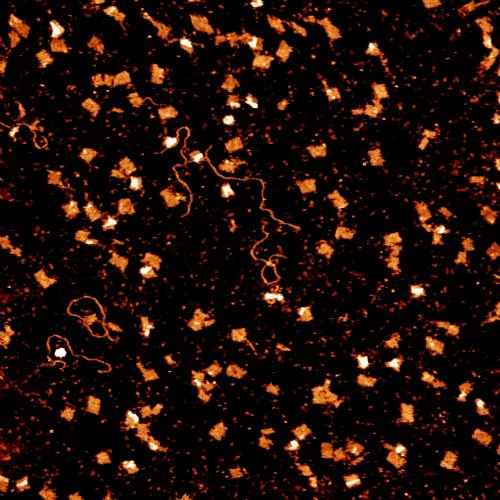
#> input picture DNA_obj_detction/images/proteins.jpg, 1000 x 1000 px, found by its file name (shown at 1/2 size); its folder holds 3 pictures in this run
$ python -i cv05.py   (imports and definitions only)
#> lines starting #> are read from the running program, lines starting #| are printed output that depends on the picture; after the words box and inside, x2 and y2 are one past the last pixel; in counts of white or black regions, pixels touching at a corner belong together
# -*- coding: utf-8 -*-
'''
    There are three phases:
            image block targeting
            create image isolation functions: pin_img() ...
            exectution of the isolation
'''

# --- libraries
import cv2
import numpy as np
import matplotlib.pyplot as plt

M, N = 1000, 1000

def operating(image_path = None, image_name = None, _M = None, _N = None):
    global M, N
    if _M:
        M = _M

    if _N:
        N = _N


    # --- load an image
    if image_path == None:
        image_path = 'images/'
    if image_name == None:
        image_name = 'proteins.jpg'

    img = cv2.imread(image_path + image_name, cv2.IMREAD_GRAYSCALE)
#> img: shape (1000, 1000); min 0, max 250, mean 17.8
    img_c = cv2.imread(image_path + image_name, cv2.IMREAD_COLOR)
#> img_c is the input picture: shape (1000, 1000, 3); mean B, G, R 5.4, 13.4, 32.8
    # Find object blocks in the original image
    # --- step 1. apply thresholds
    ret,img_thd1 = cv2.threshold(img,68,255,cv2.THRESH_BINARY)
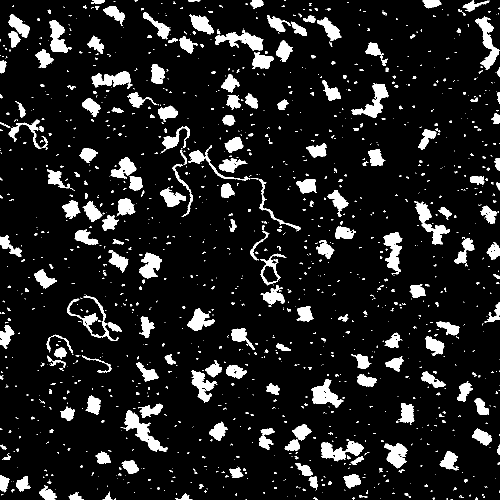
#> img_thd1: shape (1000, 1000) (shown at 1/2 size); 10.8% white; 1349 white regions (1032 under 20 px), largest, box (x1, y1, x2, y2) and area: (247, 821, 336, 904) 2113, (950, 33, 999, 140) 1829, (430, 59, 527, 102) 1775

    # --- step 2. resize an image
    # resize the image to (1/2, 1/2)
    h,w = img_thd1.shape
#> h = 1000; w = 1000
    img_half = cv2.resize(img_thd1, ((int) (h/2), (int) (w/2)) )
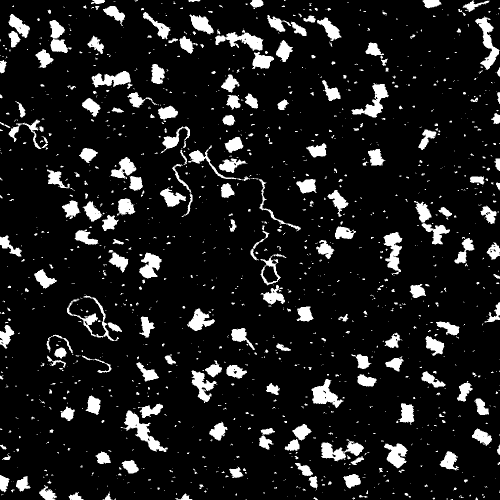
#> img_half: shape (500, 500); min 0, max 255, mean 27.5

    # --- step 3. filter
    # apply : remove outliers method
    img_rm_ol = rm_outliers(img_half);  # takes a time
#> after the loop in rm_outliers, `for ih in range(2, h-2):`:
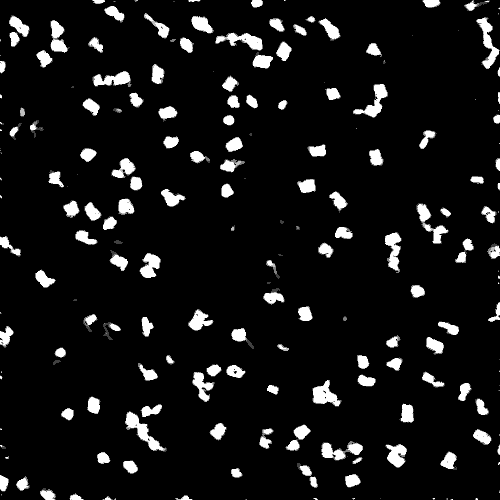
#> img: shape (500, 500); min 0, max 255, mean 20.4
#> after the loop in rm_outliers, `for ih in range(2, h-2):`: mask = [[0, 0, 0, 0, 0], [0, 0, 0, 0, 0], [0, 0, 0, 0, 0], [0, 0, 0, 0, 0], [255, 0, 0, 0, 255]]

    # --- step 4. resize back
    # rezise (*2, *2)
    img_rs_back = cv2.resize(img_rm_ol, (h, w))

    # --- step 5(last). threshold
    # threshold [152 ~ 255]
    ret, img_flt = cv2.threshold(img_rs_back,152,255,cv2.THRESH_BINARY)
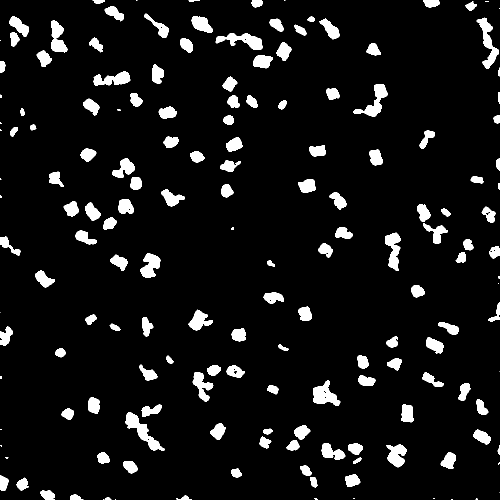
#> img_flt: shape (1000, 1000) (shown at 1/2 size); 7.5% white; 167 white regions (24 under 20 px), largest, box (x1, y1, x2, y2) and area: (251, 824, 330, 902) 1807, (953, 35, 998, 137) 1613, (707, 168, 775, 234) 1524


    '''
        Execution
    '''

    ##
    # --- prepare the filter and filter images with a threshold
    f = np.uint8(img_flt > 127);        #convert the data type
    th = np.uint8(img_thd1 > 127);

    isolated_imgs, orientation_pt_list = isolating_imgs(f, th);
#> isolated_imgs = 153 items; orientation_pt_list = 153 pairs, first value 2 to 996, second value 2 to 997

    '''
    for i in range(10, 20):
        show_imglist(isolated_imgs, i);
    '''
    '''
    ##  save the isolated images into a folder
    iso_img_ori_gray = []
    for i in range(len(isolated_imgs)):       #len(isolated_imgs)
        iso_img_ori_gray.append(ori_img_masked(img, isolated_imgs[i], orientation_pt_list[i][0], orientation_pt_list[i][1]));
        cv2.imwrite("images/isolated_images/" + str(i) +  ".jpg", iso_img_ori_gray[i]);
    '''

    ##
    iso_img_ori = []
    for i in range(len(isolated_imgs)):  # len(isolated_imgs)
        iso_img_ori.append(
            ori_img_masked(img_c, isolated_imgs[i], orientation_pt_list[i][0], orientation_pt_list[i][1]));
        cv2.imwrite(image_path + "isolated_images/" + str(i) + ".jpg", iso_img_ori[i]);
#> this loop made 153 passes
#> (x1 in ori_img_masked, y1 in ori_img_masked, y2 in ori_img_masked, lx in ori_img_masked) on passes 1 to 3: (98, 0, 300, 202), (98, 0, 300, 202), (98, 0, 300, 202)
#> pass 1, in ori_img_masked, `t_img = img[abs_st_x:abs_end_x, abs_st_y:abs_end_y];`:
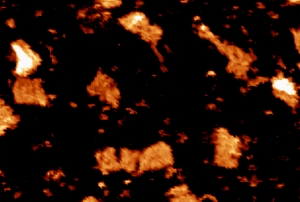
#> t_img: shape (202, 300, 3); mean B, G, R 6.9, 17.1, 38.7
#> pass 1, in ori_img_masked, `img_mask = img_mask[x1: x2, y1: y2];`:
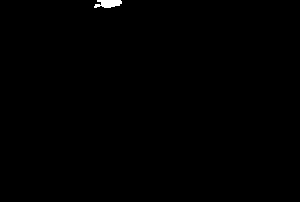
#> img_mask: shape (202, 300) float64; values 0 (black) and 1 (white), 0.28% white; 1 white region, box (x1, y1, x2, y2) and area: (94, 0, 122, 8) 169
#> pass 1, in ori_img_masked, `t_img = cv2.copyMakeBorder(t_img, top, bottom, left, right, cv2.BORDER..`:
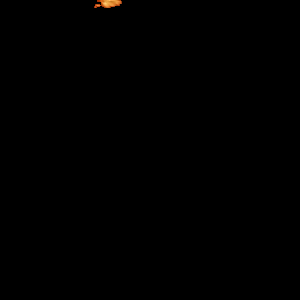
#> t_img: shape (300, 300, 3) float64; mean B, G, R 0.1, 0.2, 0.4


# ------------------------------------
# from PIL import Image
def ori_img_masked(img, img_mask, x, y):
    # x, y = pt_list[index];
    abs_st_x, abs_st_y, abs_end_x, abs_end_y = x - 100, y - 100, x + 200, y + 200;
    # for the mask
    x1 = 0;
    y1 = 0;
    x2 = 300;
    y2 = 300;

    if x < 100:
        abs_st_x = 0;
        x1 = 100 - x;

    if y < 100:
        abs_st_y = 0;
        y1 = 100 - y;

    if x > 800:
        abs_end_x = 1000;
        x2 = 1100 - x;

    if y > 800:
        abs_end_y = 1000;
        y2 = 1100 - y;

    t_img = img[abs_st_x:abs_end_x, abs_st_y:abs_end_y];

    img_mask = img_mask[x1: x2, y1: y2];

    # the img may be 3 channels
    if len(cv2.split(img)) > 1:
        img_mask = img_mask.reshape(img_mask.shape[0], img_mask.shape[1], 1);
        t_img = t_img * img_mask;

    else:
        t_img = np.multiply(t_img, img_mask);

    lx, ly = t_img.shape[:2]
    if lx < 300 or ly < 300:
        top, bottom = 0, 300 - lx;
        left, right = 0, 300 - ly;

        bottom = 0 if bottom < 0 else bottom;
        right = 0 if right < 0 else right;

        color = [0, 0, 0];

        t_img = cv2.copyMakeBorder(t_img, top, bottom, left, right, cv2.BORDER_CONSTANT, value=color);

    return t_img;


# --- plotting an image from a list
def show_imglist(img_list, index):
    plt.imshow(img_list[index], cmap='gray')
    plt.show();


# remove outliers
def rm_outliers(img, r=2.0, th = 50):
    h, w = img.shape[:2] # load the height and width

    #create a mask with (radius) r is 2
    if r != 2:  # currently we don't consider other radius
        return

    # when the radius is 2
    # assign values to the 4 cornors
    # when radius is 2, the 4 cornors are not included
    mask = np.zeros((5, 5))
    mask[4][0] = 255
    mask[4][4] = 255

    for ih in range(2, h-2):
        for jw in range(2, w-2):

            for i in range(5):
                for j in range(5):

                    if (i == 0 and j == 0) \
                    or (i == 0 and j == 4) \
                    or (i == 4 and j == 0) \
                    or (i == 4 and j == 4):
                        continue;

                    mask[i][j] = img[ih-2 + i][jw-2 + j]

            med = np.median(mask)

            if img[ih][jw] > med + th:
                img[ih][jw] = med;

    return img


'''
    Next phase it to isolate each small object and save them in small windoes.
    Functions will be implemented: isolating_imgs(...), pin_img(...)
'''

# --- classes functions are using
class Stack:

    def __init__(self):
        self.stack = []

    def add(self, dataval):
# Use list append method to add element
        if dataval not in self.stack:
            self.stack.append(dataval)
            return True
        else:
            return False

# Use list pop method to remove element
    def remove(self):
        if len(self.stack) <= 0:
            return ("No element in the Stack")
        else:
            return self.stack.pop()

# Use peek to look at the top of the stack
    def peek(self):
        return self.stack[0]
    def isEmpty(self):
        if len(self.stack) <= 0:
            return True;
        else:
            return False;


# ------ Functions ------

# --- plotting an image from a list
def show_imglist(img_list, index):
    plt.imshow(img_list[index], cmap='gray')
    plt.show();

# --- pin img function
def pin_img(img, img_mark, img_seg_list, pt_st_list, x0, y0):

    if not img[x0, y0]:
        return;

    x, y = x0, y0;
    img_mark[x0, y0] = 0;
    pt_st_list.append((x0, y0));
    img_seg = np.zeros((300, 300))

    ps = Stack();
    ps.add((x0, y0));

    while not ps.isEmpty():
        #print(x, y)
        x,y = ps.remove();
        if img[x, y]:
            if x > 0 and img_mark[x-1, y] and (img[x-1, y]):
                ps.add((x-1, y))
                img_mark[x-1, y] = 0
                img_seg[x+99-x0, 100+y-y0] = 1

            if  x < M-1 and img_mark[x+1, y] and (img[x+1, y]):
                ps.add((x+1, y))
                img_mark[x+1, y] = 0
                img_seg[x+101-x0 , 100+y-y0] = 1

            if y > 0 and img_mark[x, y-1] and (img[x, y-1]):
                ps.add((x, y-1))
                img_mark[x, y-1] = 0
                img_seg[x+100-x0 , 99+y-y0] = 1

            if y < N-1 and img_mark[x, y+1] and (img[x, y+1]):
                ps.add((x, y+1))
                img_mark[x, y+1] = 0
                img_seg[x+100-x0, 101+y-y0] = 1

    img_seg_list.append(img_seg);


# --- Isolate small objects from big a big image
    # Inputs
    # f : img_flt > 127
    # th : img_thd1 > 127

    # Outputs
    # img_seg_list : a list of small images carrying all the objects from
    #               original image
    # pt_st_list : a list of positions orientating each small object in
    #               its small image
def isolating_imgs(f, th):
    img_mark = np.ones((M, N))
    img_seg_list = []   # create small images
    pt_st_list = []

    for i in range(2, M-2):     # isolate all the small images
        for j in range(2, N-2):
            # ...
            if f[i, j] == 1:
                #img_thd1[i, j]
                if f[i, j] and img_mark[i, j]:
                    pin_img(th, img_mark, img_seg_list, pt_st_list , i, j);
    return img_seg_list, pt_st_list;

>>> result = operating()
